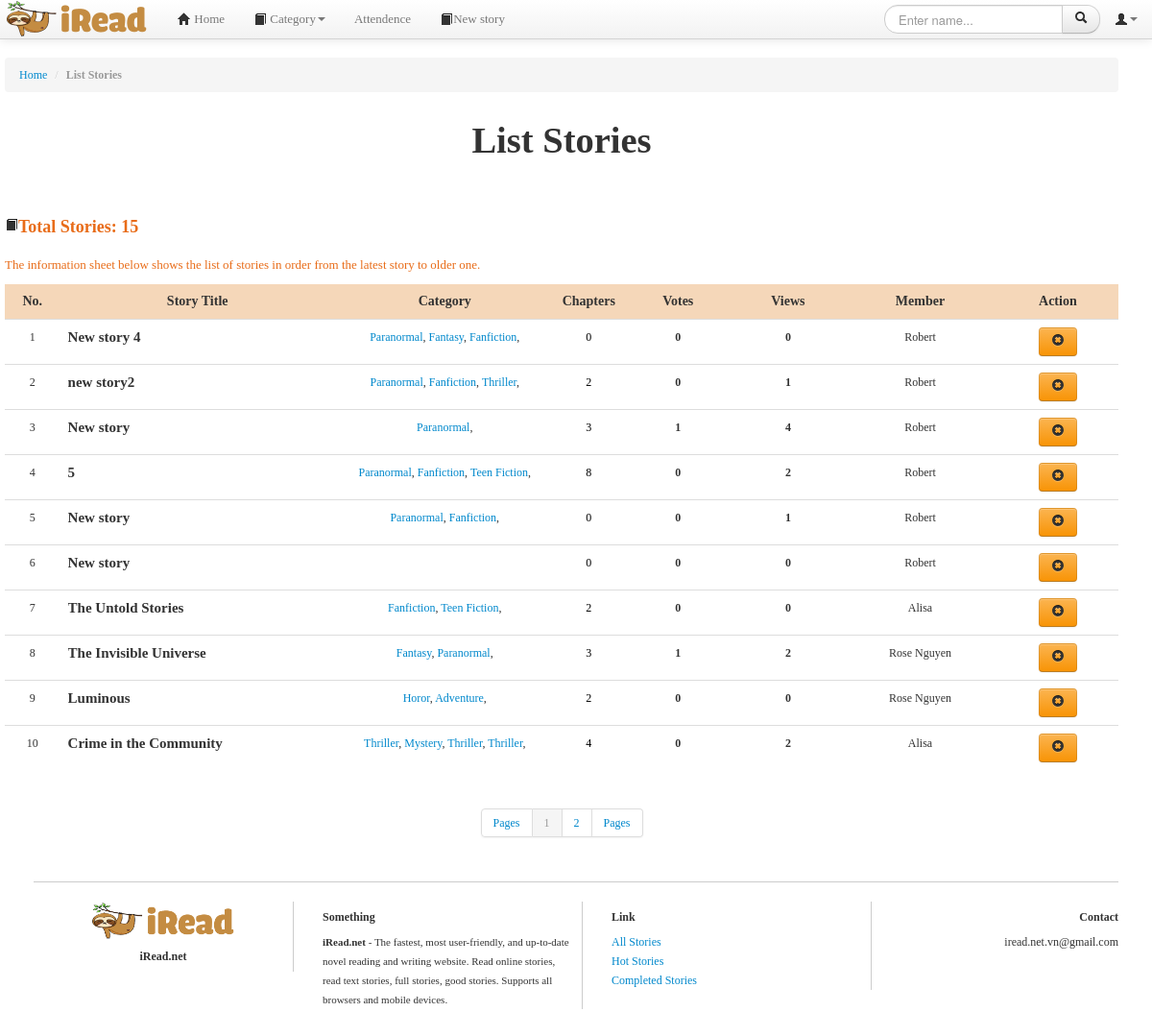
Page /admin/storylist.php (signed in) on the committed database.
### tables this page shows
CREATE TABLE `story` (
  `storyID` int(10) NOT NULL,
  `storyName` varchar(200) NOT NULL,
  `memberID` int(20) DEFAULT NULL,
  `description` mediumtext DEFAULT NULL,
  `image` varchar(500) DEFAULT NULL,
  `viewNumber` int(11) NOT NULL DEFAULT 0,
  `voteNumber` int(11) NOT NULL DEFAULT 0,
  `status` varchar(20) NOT NULL DEFAULT 'On going'
);

CREATE TABLE `story_category` (
  `storyCatID` int(11) NOT NULL,
  `storyID` int(11) NOT NULL,
  `categoryID` int(11) NOT NULL
);

CREATE TABLE `category` (
  `categoryID` int(11) NOT NULL,
  `categoryName` varchar(50) NOT NULL
);

CREATE TABLE `member` (
  `memberID` int(10) NOT NULL,
  `fullName` varchar(255) NOT NULL,
  `dob` date DEFAULT NULL,
  `phoneNumber` varchar(15) DEFAULT NULL,
  `username` varchar(50) NOT NULL,
  `wallet` int(11) NOT NULL DEFAULT 0,
  `image` varchar(255) NOT NULL DEFAULT 'default avt.jpg'
);

### db.php (called while the page is built, shortened)
<?php
	$hostname='localhost';
	$username='root';
	$password='';
	$dbname='final_project';
	$port=3306;
	function query($sql)
	{
		global $hostname;
		global $username;
		global $password;
		global $dbname;
		global $port;
		$conn = new mysqli($hostname, $username, $password, $dbname, $port);
		$result = $conn->query($sql);
		$rows = mysqli_fetch_all($result);
		return $rows;
	}
	function decryptString($string)
	{
		$string = str_replace('!1$#5', '"', $string);
		$string = str_replace("^-&~5", "'", $string);
		return($string);
	}
?>

### admin/storylist.php (the view, shortened to what this page needs)
<!DOCTYPE html>
<html lang="vi">
<head>
<link href="../css/bootstrap.min.css" rel="stylesheet">
<link href="../css/bootstrap-responsive.css" rel="stylesheet">
<link href="../css/yamm.css" rel="stylesheet">
<link href="../css/style.css" rel="stylesheet">
<link href="../css/chosen.css" rel="stylesheet">
</head>
<?php
  require_once("../db.php");
    if(!isset($_SESSION['username'])){
?>
      <script >
      alert ("You must login to access this page!");
      window.location.replace("../login.php");
    </script>
<?php
  }else{
    $sql = "SELECT * FROM story ";
    $row = query($sql);
    $total = count($row);
  }
?>
<body>
<?php
	require_once("./header.php");
?>
<div class="container">
<div class="container-fluid">
	<div class="row col-md-12 wrapper">
			<ul class="breadcrumb">
				<li>
					<div itemscope>
						<a href="home.php" itemprop="url"><span itemprop="title">Home</span></a>
						<span class="divider">/</span>
					</div>
				</li>
				<li class="active"><strong>List Stories</strong></li>
			</ul>
	</div>
	<div class="row wrapper ">
		<h1 style="text-align: center;margin-top: 10px;">List Stories</h1>
		<ul class="nav" style="margin-top: 40px; margin-bottom: 40px">
			<li class="disable" style="float:left;width: 100%; color: #E86C19;">
				<h2><i class="icon-book icon-large"></i>Total Stories: <?=$total?></h2>
				<p style="font-size: 13px; width: 100%;"> The information sheet below shows the list of stories in order from the latest story to older one.</p>
			</li>
		</ul>
		<div class="table-responsive" style="margin-top: 120px; width:100%">
			<table class="table" style="width: 100%">
				<thead>
					<tr>
						<th style="text-align: center; font-size: 14px; width: 5%; background-color: #F5D7B9">No.</th>
						<th style="text-align: center; font-size: 14px; width: 25%; background-color: #F5D7B9">Story Title</th>
						<th style="text-align: center; font-size: 14px; width: 20%%;background-color: #F5D7B9">Category</th>
						<th style="text-align: center; font-size: 14px; width: 5%;background-color: #F5D7B9">Chapters</th>
						<th style="text-align: center; font-size: 14px; width: 10%;background-color: #F5D7B9">Votes</th>
						<th style="text-align: center; font-size: 14px; width: 10%;background-color: #F5D7B9">Views</th>
						<th style="text-align: center; font-size: 14px; width: 14%;background-color: #F5D7B9">Member</th>
						<th style="text-align: center; font-size: 14px; width: 11%;background-color: #F5D7B9">Action</th>
					</tr>
				</thead>
				<tbody>
				<?php
					$allrow = count($row);
					$pagesize = 10;
					$allpage = 1;
					if($allrow % $pagesize == 0){
						$allpage = $allrow / $pagesize;
					}else{
						$allpage = (int)($allrow / $pagesize) + 1;
					}
					$beginrow = 1;
					$currentpage = 1;
					if((!isset($_GET['currentpage'])) || ($_GET['currentpage'] == '1'))
					{
						$beginrow = 0;
						$currentpage = 1;
					}else{
					$beginrow = ($_GET['currentpage'] - 1) * $pagesize;
					$currentpage = $_GET['currentpage'];
					}
					$sql2= "SELECT * FROM story ORDER BY storyID DESC LIMIT {$beginrow} , {$pagesize}";
					$row2=query($sql2);
					for($i=0; $i < count($row2); $i++)
					{
						$storyID = $row2[$i][0];
						$storyName = $row2[$i][1];
						$viewNumber = $row2[$i][5];
						$voteNumber = $row2[$i][6];
						$memberID = $row2[$i][2];
				?>
					<tr>
						<td style=" width: 5%; text-align: center;"><?=$i+1?></td>
						<td class="nav-list name_list" style="width: 25%">
							<div class="media truyen-item">
								<a class="pull-left" href="chapterlist.php?storyID=<?=$row2[$i][0]?>">
									<h2 class="media-heading" style="font-size: 15px;line-height:20px;margin: 0;padding: 0;font-weight: bold;color:#333333;"><?=decryptString($storyName)?></h2>
								</a>
							</div>
						</td>
						<td style="width: 20%">
							<div  style="text-align: center; width: 100%">
								<div class="media-body">
								<?php
									$sql3 = "Select * from category INNER JOIN story_category ON category.categoryID = story_category.categoryID WHERE storyID='" .$storyID . "'";
									$row3 = query($sql3);
									for ($j=0; $j < count($row3);$j++)
									{
								?>
										<span class="list-category" style="font-size: 12px; text-align: justify;">
											<span><a href="./storybycat.php?categoryID=<?=$row3[$j][0]?>"><?=$row3[$j][1]?></a></span>,
										</span>
								<?php
									}
								?>
								</div>
								</td>
								<td style="width: 5%; text-align: center;">
								<?php
									$sql4 = "SELECT * FROM chapter WHERE storyID='" .$storyID . "'";
									$row4 = query($sql4);
									echo('<a href="./chapterlist.php?storyID='.$storyID.'" style= "color: black;">'.count($row4).'</a>');
								?>
								</td>
								<td style="width: 5%; text-align: center;">
									<span itemprop="votes"><b> <?=$voteNumber?></b>
									</span>
								</td>
								<td style="width: 5%; text-align: center;">
									<span itemprop="rating"><b> <?=$viewNumber?></b>
									</span>
								</td>
								<td style="width: 14%; text-align: center;">
								<?php
                              		$sql4 = "SELECT * FROM member WHERE memberID='" .$memberID . "'";
                              		$row4 = query($sql4);
                              		$memname = $row4[0][1];
                              		echo($memname);
                            	?>
								</td>
								<td style="width: 11%; text-align: center; ">
									<button type="button" name="btn_delete" id="btn_delete<?=$storyID?>" class="btn btn-warning" data-toggle="modal" data-target="#delete_confirm<?=$storyID?>"><i class="icon-remove-sign"></i>
									</button>
								</td>
							</tr>
				<?php
					}
				?>
					</tbody>
				</table>
			</div>
			<div class="paging">
				<div class="pagination pagination-centered">
					<ul>
						<li class="disable"><a href="">Pages</a></li>
							<?php
							for($i = 1; $i <= $allpage; $i++)
							{
								if($currentpage == $i){
								?>
									<li class="active"><a href=""><?=$i?></a></li>
								<?php
								}else{
							?>
									<li class="disable"><a href="mystories.php?currentpage=<?=$i?>"><?php echo $i ." "; ?></a></li>
							<?php
								}
							}
							?>
						<li class="disable"><a href="">Pages</a></li>
					</ul>
				</div>
			</div>
			</div>
			<?php
			require_once("../footer.php");
		?>
		</div>
</body>
</html>

### css/style.css (style rules this page uses)
body { position:relative;background:white;font-family:Verdana,"Times New Roman",sans-serif; font-size: 13px; }
.list_index li a,.name_list a { color:#000000; }
.list-category span:after { content:", "; }
.list-category span:last-child:after { content:""; }
#noidungtruyen h1,h2 { font-size:18px; }
.wrapper { font-size:12px; }
.table-responsive { display: block; width: 100%; overflow-x: auto; -webkit-overflow-scrolling: touch; -ms-overflow-style: -ms-autohiding-scrollbar; }

### admin/storylist.php (style rules this page uses)
body { padding-top:60px;padding-bottom:40px;height:auto; }

### rows in the picture
story: storyName "New story 4", count($row4) "0", voteNumber "0", viewNumber "0", memberID.fullName "Robert"
story_category: categoryID.categoryName "Paranormal"
story_category: categoryID.categoryName "Fantasy"
story_category: categoryID.categoryName "Fanfiction"
story: storyName "new story2", count($row4) "2", voteNumber "0", viewNumber "1", memberID.fullName "Robert"
story_category: categoryID.categoryName "Paranormal"
story_category: categoryID.categoryName "Fanfiction"
story_category: categoryID.categoryName "Thriller"
story: storyName "New story", count($row4) "3", voteNumber "1", viewNumber "4", memberID.fullName "Robert"
story_category: categoryID.categoryName "Paranormal"
story: storyName "5", count($row4) "8", voteNumber "0", viewNumber "2", memberID.fullName "Robert"
story_category: categoryID.categoryName "Paranormal"
story_category: categoryID.categoryName "Fanfiction"
story_category: categoryID.categoryName "Teen Fiction"
story: storyName "New story", count($row4) "0", voteNumber "0", viewNumber "1", memberID.fullName "Robert"
story_category: categoryID.categoryName "Paranormal"
story_category: categoryID.categoryName "Fanfiction"
story: storyName "New story", count($row4) "0", voteNumber "0", viewNumber "0", memberID.fullName "Robert"
story: storyName "The Untold Stories", count($row4) "2", voteNumber "0", viewNumber "0", memberID.fullName "Alisa"
story_category: categoryID.categoryName "Fanfiction"
story_category: categoryID.categoryName "Teen Fiction"
story: storyName "The Invisible Universe", count($row4) "3", voteNumber "1", viewNumber "2", memberID.fullName "Rose Nguyen"
story_category: categoryID.categoryName "Fantasy"
story_category: categoryID.categoryName "Paranormal"
story: storyName "Luminous", count($row4) "2", voteNumber "0", viewNumber "0", memberID.fullName "Rose Nguyen"
story_category: categoryID.categoryName "Horor"
story_category: categoryID.categoryName "Adventure"
story: storyName "Crime in the Community", count($row4) "4", voteNumber "0", viewNumber "2", memberID.fullName "Alisa"
story_category: categoryID.categoryName "Thriller"
story_category: categoryID.categoryName "Mystery"
story_category: categoryID.categoryName "Thriller"
story_category: categoryID.categoryName "Thriller"

### other values in the picture
$total "15"
